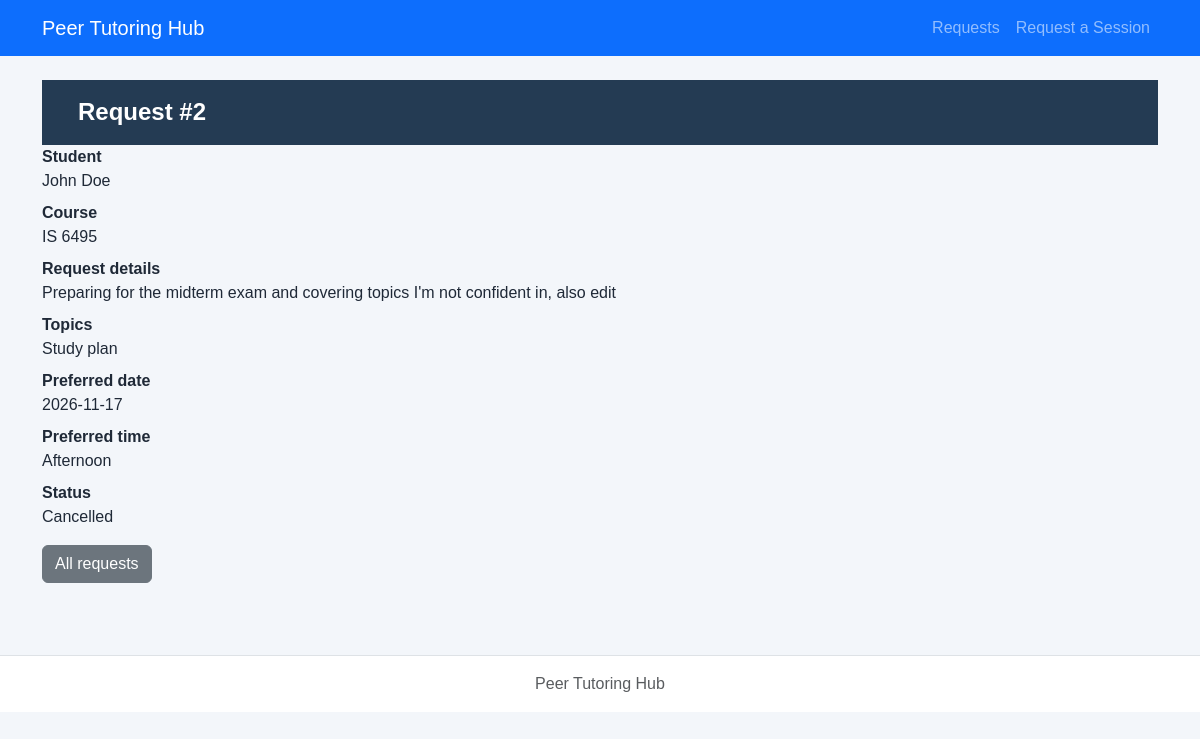
Page /php/request-details.php?request_id=2 on the committed database.
### tables this page shows
CREATE TABLE tutoring_requests (
    request_id INTEGER PRIMARY KEY,
    student_id INTEGER NOT NULL,
    course TEXT NOT NULL,
    topic TEXT NOT NULL,
    preferred_date TEXT NOT NULL,
    preferred_time TEXT NOT NULL,
    status TEXT NOT NULL DEFAULT 'Open'
        CHECK (status IN ('Open', 'Cancelled', 'Assigned', 'Completed')),
    created_at TEXT NOT NULL DEFAULT CURRENT_TIMESTAMP,
    FOREIGN KEY (student_id) REFERENCES students(student_id)
);

CREATE TABLE students (
    student_id INTEGER PRIMARY KEY,
    student_name TEXT NOT NULL,
    student_email TEXT NOT NULL UNIQUE
);

### config/db.php (called while the page is built)
<?php
function openDatabase($path = null) {
    if ($path === null) {
        $path = dirname(__DIR__) . '/database/tutoring.db';
    }
    $pdo = new PDO('sqlite:' . $path);
    $pdo->setAttribute(PDO::ATTR_ERRMODE, PDO::ERRMODE_EXCEPTION);
    $pdo->setAttribute(PDO::ATTR_DEFAULT_FETCH_MODE, PDO::FETCH_ASSOC);
    $pdo->exec('PRAGMA foreign_keys = ON');
    return $pdo;
}

### repositories/requestPDO.php (called while the page is built, shortened)
<?php
function findRequest($pdo, $id) {
    $stmt=$pdo->prepare('SELECT r.*,s.student_name,s.student_email FROM tutoring_requests r JOIN students s ON r.student_id=s.student_id WHERE r.request_id=?');
    $stmt->execute([$id]);return $stmt->fetch();
}

### services/requestService.php (called while the page is built, shortened)
<?php
require_once dirname(__DIR__).'/repositories/requestPDO.php';
function escapeHtml($v) {return htmlspecialchars((string)$v,ENT_QUOTES,'UTF-8');}
function decodeTopic($topic) {
    $v=json_decode($topic,true);
    return is_array($v)&&isset($v['reason'])&&is_array($v['topics']??null) ? $v : ['reason'=>$topic,'topics'=>[]];
}

### php/request-details.php (the view, shortened to what this page needs)
<?php
require_once __DIR__.'/../config/db.php';require_once __DIR__.'/../services/requestService.php';
$id=filter_input(INPUT_GET,'request_id',FILTER_VALIDATE_INT);
$r=findRequest(openDatabase(),$id);if(!$r){http_response_code(404);exit('Request not found');}
$topic=decodeTopic($r['topic']);require __DIR__.'/../includes/header.php';require __DIR__.'/../includes/nav.php';?>
<main class="container py-4"><h1>Request #<?=(int)$id?></h1><dl>
<dt>Student</dt><dd><?=escapeHtml($r['student_name'])?></dd><dt>Course</dt><dd><?=escapeHtml($r['course'])?></dd><dt>Request details</dt><dd><?=escapeHtml($topic['reason'])?></dd><dt>Topics</dt><dd><?=escapeHtml(implode(', ',$topic['topics']))?></dd><dt>Preferred date</dt><dd><?=escapeHtml($r['preferred_date'])?></dd><dt>Preferred time</dt><dd><?=escapeHtml($r['preferred_time'])?></dd><dt>Status</dt><dd><?=escapeHtml($r['status'])?></dd></dl>
 <a href="requests.php" class="btn btn-secondary">All requests</a></main><?php require __DIR__.'/../includes/footer.php';?>

### css/styles.css (style rules this page uses)
* { box-sizing: border-box; }
body { margin: 0; min-height: 100vh; font-family: Arial, Helvetica, sans-serif; color: #1f2937; background-color: #f3f6fa; }
h1 { margin: 0; padding: 18px 36px; color: #ffffff; font-size: 24px; font-weight: 700; background-color: #243b53; }

### rows in the picture
tutoring_requests: student.student_name "John Doe", course "IS 6495", topic "Preparing for the midterm exam and covering topics I'm not confident in, also edit", topic "Study plan", preferred_date "2026-11-17", preferred_time "Afternoon", status "Cancelled"

### other values in the picture
$id "2"
